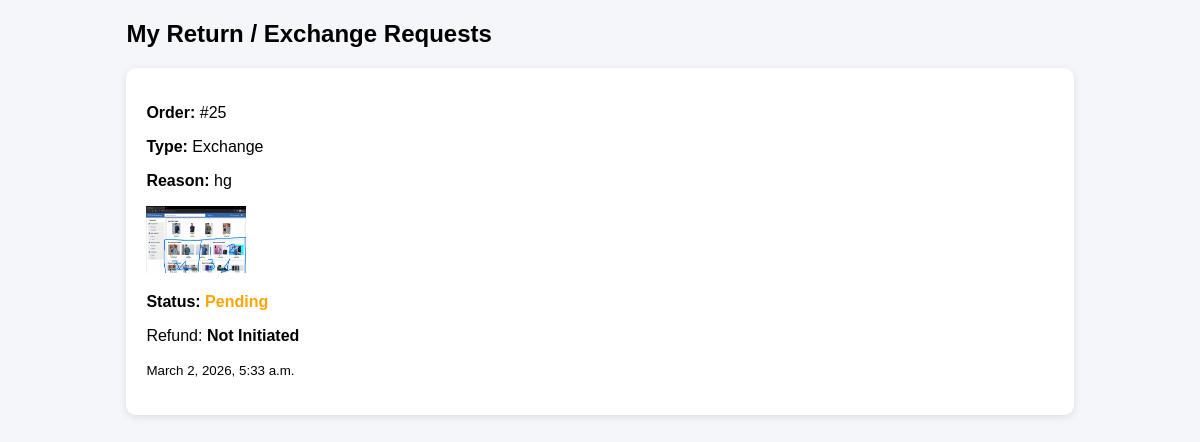
/my-returns/ (signed in), run on the app's committed database.
### category/models.py (models this page shows, shortened)
class ReturnRequest(models.Model):
    STATUS_CHOICES = (
        ('Pending', 'Pending'),
        ('Approved', 'Approved'),
        ('Rejected', 'Rejected'),
    )
    REFUND_STATUS = (
        ('Not Initiated', 'Not Initiated'),
        ('Processing', 'Processing'),
        ('Completed', 'Completed'),
    )
    TYPE_CHOICES = (
        ('Return', 'Return'),
        ('Exchange', 'Exchange'),
    )
    order = models.ForeignKey(Order, on_delete=models.CASCADE, related_name="returns")
    user = models.ForeignKey(User, on_delete=models.CASCADE)
    request_type = models.CharField(max_length=10, choices=TYPE_CHOICES)
    reason = models.TextField()
    image = models.ImageField(upload_to='return_images/', null=True, blank=True)
    status = models.CharField(max_length=10, choices=STATUS_CHOICES, default='Pending')
    refund_status = models.CharField(max_length=20, choices=REFUND_STATUS, default='Not Initiated')
    created_at = models.DateTimeField(auto_now_add=True)

class Order(models.Model):
    STATUS_CHOICES = (
        ('Placed', 'Placed'),
        ('Shipped', 'Shipped'),
        ('Delivered', 'Delivered'),
        ('Cancelled', 'Cancelled'),
    )
    user = models.ForeignKey(User, on_delete=models.CASCADE)
    total_amount = models.DecimalField(max_digits=10, decimal_places=2)
    discount_amount = models.DecimalField(max_digits=10, decimal_places=2, default=0)
    status = models.CharField(
        max_length=20,
        choices=STATUS_CHOICES,
        default='Placed'
    )
    created_at = models.DateTimeField(auto_now_add=True)
    delivered_at = models.DateTimeField(null=True, blank=True)

### category/views.py (the view)
# urls.py: path('my-returns/', views.my_returns, name='my_returns'),
def my_returns(request):
    returns = ReturnRequest.objects.filter(user=request.user)
    return render(request, "my_returns.html", {"returns": returns})

### category/templates/my_returns.html (shortened to what this page needs)
<!DOCTYPE html>
<html>
<head>
</head>
<body>
<div class="container">
    <h2>My Return / Exchange Requests</h2>
    {% for r in returns %}
        <div class="card">
            <p><b>Order:</b> #{{ r.order.id }}</p>
            <p><b>Type:</b> {{ r.request_type }}</p>
            <p><b>Reason:</b> {{ r.reason }}</p>
            {% if r.image %}
                <img src="{{ r.image.url }}" width="100">
            {% endif %}
            <p class="status">
                Status:
                <span class="{{ r.status|lower }}">
                    {{ r.status }}
                </span>
            </p>
            <p>
                Refund:
                <b>{{ r.refund_status }}</b>
            </p>
            <p><small>{{ r.created_at }}</small></p>
        </div>
    {% empty %}
        <p>No return requests found 😔</p>
    {% endfor %}
</div>
</body>
</html>

### category/templates/my_returns.html (style rules this page uses)
body { font-family: Arial; background: #f5f6fa; }
.container { width: 80%; margin: auto; }
.card { background: white; padding: 20px; margin: 20px 0; border-radius: 10px; box-shadow: 0 2px 8px rgba(0,0,0,0.1); }
.status { font-weight: bold; }
.pending { color: orange; }

### data on the page
ReturnRequest: order.id "25", request_type "Exchange", reason "hg", image (picture), status "Pending", refund_status "Not Initiated", created_at "March 2, 2026, 5:33 a.m."
